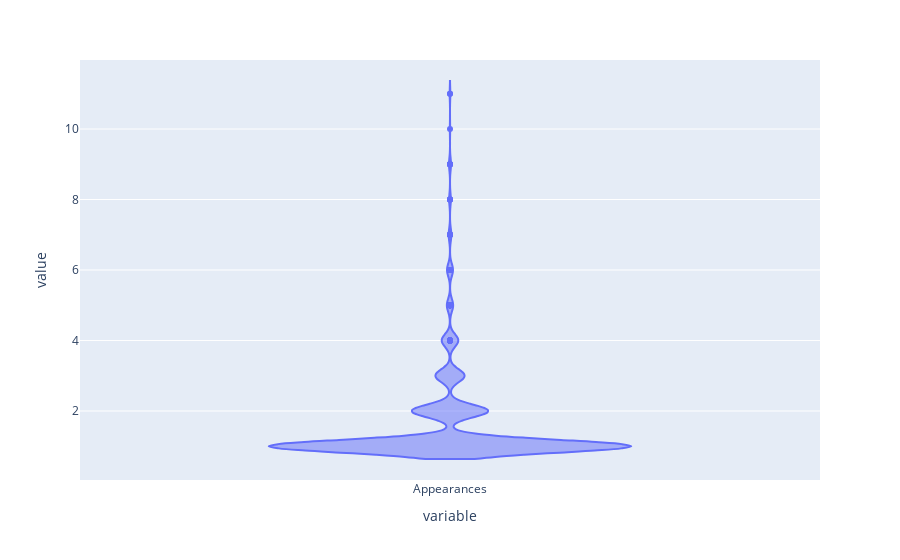

Notebook code for this chart:
### Code cell
px.violin(df_appearances['Appearances'])

### Figure 1 — Plotly figure (JSON) as saved in the notebook; plotly's stock layout.template omitted (floating-point values rounded to 4 significant figures; data arrays with more than 128 entries replaced by an {"elided": "..."} marker saying what was removed)
{"data": [{"alignmentgroup": "True", "box": {"visible": false}, "hovertemplate": "variable=%{x}<br>value=%{y}<extra></extra>", "legendgroup": "", "marker": {"color": "#636efa"}, "name": "", "offsetgroup": "", "orientation": "v", "scalegroup": "True", "showlegend": false, "type": "violin", "x": {"elided": "1521 str values"}, "x0": " ", "xaxis": "x", "y": {"elided": "1521 int values"}, "y0": " ", "yaxis": "y"}], "layout": {"legend": {"tracegroupgap": 0}, "margin": {"t": 60}, "violinmode": "group", "xaxis": {"anchor": "y", "domain": [0, 1], "title": {"text": "variable"}}, "yaxis": {"anchor": "x", "domain": [0, 1], "title": {"text": "value"}}}}
